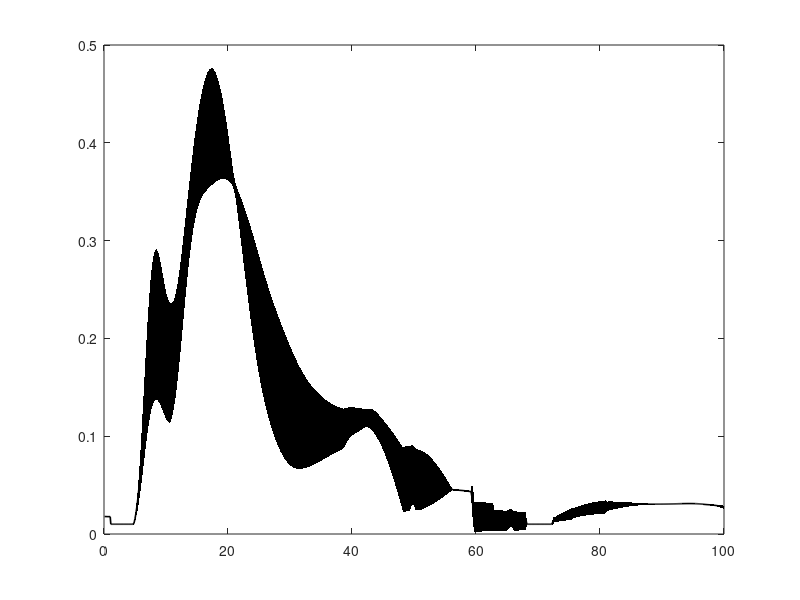

MATLAB code for this plot: (Note: this script raises an error after producing the figure.)
%% AML-Reflex Model Project
% Authors:
% Gaia Carparelli
% Marion Claudet
clc;
clear all;
close all;
%% Run simulation
% Uncomment only if your really want to re-do the simulation!
%init();

% After running init simulation
%struct_mRFX = mRFX;
%save('struct_mRFX.mat','struct_mRFX'); % to use it later

%% If you have not re-run the init simulation already

load('struct_mRFX.mat');

%% Extract heel off indices (to split into gait cycles

indices_stance_left = find(struct_mRFX.LStance == 1);
indices_stance_right = find(struct_mRFX.RStance == 1);

HS_left = [];
HS_right = [];

% For the left foot
for i = 1:length(indices_stance_left)-1
    
    if (indices_stance_left(i+1) - indices_stance_left(i) > 1)
        HS_left = [HS_left, indices_stance_left(i+1)];
    end
end
% For the right foot
for i = 1:length(indices_stance_right)-1
    if (indices_stance_right(i+1) - indices_stance_right(i) > 1)
        HS_right = [HS_right, indices_stance_right(i+1)];
    end
end
%% Extract the muscles activities
muscles = {'MuscleGLU','MuscleHF','MuscleHAM','MuscleVAS','MuscleGAS','MuscleSOL','MuscleTA'};
% Left foot
for muscle = 1: length(muscles)
    struct_muscles.left.whole.(muscles{muscle}) = struct_mRFX.(['L' (muscles{muscle})]);
end

for i = 1:length(HS_left)-1
    for muscle = 1: length(muscles)
        old_activity = struct_muscles.left.whole.(muscles{muscle});
        struct_muscles.left.parsed.(muscles{muscle}){i}= old_activity(HS_left(i):HS_left(i+1));
        
    end
end

% Right foot

for muscle = 1: length(muscles)
    struct_muscles.right.whole.(muscles{muscle}) = struct_mRFX.(['R' (muscles{muscle})]);
end

for i = 1:length(HS_right)-1
    for muscle = 1: length(muscles)
        old_activity = struct_muscles.right.whole.(muscles{muscle});
        struct_muscles.right.parsed.(muscles{muscle}){i} = old_activity(HS_right(i):HS_right(i+1));
    end
end


%% Extract joint angles and joint torques per stride

% Extracting angles
angles = {'AnkleAngle','KneeAngle','HipAngle'};

% Left foot
for angle = 1: length(angles)
    struct_angles.left.whole.(angles{angle}) = struct_mRFX.(['L' (angles{angle})]);
end
for i = 1:length(HS_left)-1
    for angle = 1: length(angles)
        old_activity = struct_angles.left.whole.(angles{angle});
        struct_angles.left.parsed.(angles{angle}){i}= old_activity(HS_left(i):HS_left(i+1));
        
    end
end

% Right foot
for angle = 1: length(angles)
    struct_angles.right.whole.(angles{angle}) = struct_mRFX.(['R' (angles{angle})]);
end
for i = 1:length(HS_right)-1
    for angle = 1: length(angles)
        old_activity = struct_angles.right.whole.(angles{angle});
        struct_angles.right.parsed.(angles{angle}){i}= old_activity(HS_right(i):HS_right(i+1));
        
    end
end
% Extracting torques
torques = {'AnkleTorque','KneeTorque','HipTorque'};

for torque = 1: length(torques)
    struct_torques.left.whole.(torques{torque}) = struct_mRFX.(['L' (torques{torque})]);
end
for i = 1:length(HS_left)-1
    for torque  = 1: length(torques)
        old_activity = struct_torques.left.whole.(torques{torque});
        struct_torques.left.parsed.(torques{torque}){i}= old_activity(HS_left(i):HS_left(i+1));
        
    end
end

% Right foot
for torque  = 1: length(torques)
    struct_torques.right.whole.(torques{torque}) = struct_mRFX.(['R' (torques{torque})]);
end
for i = 1:length(HS_right)-1
    for torque = 1: length(torques)
        old_activity = struct_torques.right.whole.(torques{torque});
        struct_torques.right.parsed.(torques{torque}){i}= old_activity(HS_right(i):HS_right(i+1));
        
    end
end

%% Muscles activity-interpolation
nbr_points = 1000; % for interpolation
% Right foot
for i = 1:length(HS_right)-1
    for muscle = 1: length(muscles)
        current_signal = struct_muscles.right.parsed.(muscles{muscle}){i};
        interpolated_signal = interp1(1:1:length(current_signal),current_signal,1:1:nbr_points,'nearest');
        interpolated_signal_per.right.(muscles{muscle}){i} = interpolated_signal;
    end
end
% Left foot
for i = 1:length(HS_left)-1
    for muscle = 1: length(muscles)
        current_signal = struct_muscles.left.parsed.(muscles{muscle}){i};
        interpolated_signal= interp1(1:1:length(current_signal),current_signal,1:1:nbr_points,'nearest');
        interpolated_signal_per.left.(muscles{muscle}){i} = interpolated_signal;
    end
end

% Meand and std
% Right
for i = 1:length(HS_right)-1
    for muscle = 1:length(muscles)
        muscles_matrix_right.(muscles{muscle})(i,:) = interpolated_signal_per.right.(muscles{muscle}){i};
    end
end
for muscle = 1:length(muscles)
    mean_muscles_right.(muscles{muscle}) = mean(muscles_matrix_right.(muscles{muscle}));
    std_muscles_right.(muscles{muscle}) = std(muscles_matrix_right.(muscles{muscle}));
end
% Left
for i = 1:length(HS_left)-1
    for muscle = 1:length(muscles)
        muscles_matrix_left.(muscles{muscle})(i,:) = interpolated_signal_per.left.(muscles{muscle}){i};
    end
end
for muscle = 1:length(muscles)
    mean_muscles_left.(muscles{muscle}) = mean(muscles_matrix_left.(muscles{muscle}));
    std_muscles_left.(muscles{muscle}) = std(muscles_matrix_left.(muscles{muscle}));
end

%% Plotting Muscles
for muscle = 1: length(muscles)
    indices_right = 1:1:length(mean_muscles_right.(muscles{muscle}));
    indices_right = (indices_right/nbr_points)*100;
    figure;
    plot(indices_right,mean_muscles_right.(muscles{muscle}),'k','LineWidth',1.2);
    fill_x = [indices_right,fliplr(indices_right)];
    fill_y = [mean_muscles_right.(muscles{muscle}) - std_muscles_right.(muscles{muscle}),fliplr((mean_muscles_right.(muscles{muscle}) + std_muscles_right.(muscles{muscle})))];
    patch(fill_x,fill_y,'k','EdgeColor','none');
    alpha(.1)
    hold on;
    indices_left = 1:1:length(mean_muscles_left.(muscles{muscle}));
    indices_left = (indices_left/nbr_points)*100;
    plot(indices_left,mean_muscles_left.(muscles{muscle}),'b','LineWidth',1.2);
    fill_x = [indices_left,fliplr(indices_left)];
    fill_y = [mean_muscles_left.(muscles{muscle}) - std_muscles_left.(muscles{muscle}),fliplr((mean_muscles_left.(muscles{muscle}) + std_muscles_left.(muscles{muscle})))];
    patch(fill_x,fill_y,'b','EdgeColor','none');
    alpha(.1)
    
    ax = gca;
    ax.FontSize = 40;
    axis([0 100 0 1])
    xlabel('% Stride');
    ylabel('Activity');
    legend('Average right muscle','Std right muscle','Average left muscle','Std left muscle');
    title({'Average activity for ',num2str(muscles{muscle})});
    set(gcf,'Position',[0 0 1600 800]);
    saveas(gcf,['Activity', num2str(muscles{muscle})],'png');
end
%% Angles-interpolation
% Right foot
for i = 1:length(HS_right)-1
    for angle = 1: length(angles)
        current_signal = struct_angles.right.parsed.(angles{angle}){i};
        interpolated_signal = interp1(1:1:length(current_signal),current_signal,1:1:nbr_points,'nearest');
        interpolated_signal_per.right.(angles{angle}){i} = 180- rad2deg(interpolated_signal);
    end
end
% Left foot
for i = 1:length(HS_left)-1
    for angle = 1: length(angles)
        current_signal = struct_angles.left.parsed.(angles{angle}){i};
        interpolated_signal = interp1(1:1:length(current_signal),current_signal,1:1:nbr_points,'nearest');
        interpolated_signal_per.left.(angles{angle}){i} = 180 - rad2deg(interpolated_signal);
    end
end
% Meand and std
% Right
for i = 1:length(HS_right)-1
    for angle = 1: length(angles)
        angles_matrix_right.(angles{angle})(i,:) = interpolated_signal_per.right.(angles{angle}){i};
    end
end
for angle = 1: length(angles)
    mean_angles_right.(angles{angle}) = mean(angles_matrix_right.(angles{angle}));
    std_angles_right.(angles{angle}) = std(angles_matrix_right.(angles{angle}));
end
% Left
for i = 1:length(HS_left)-1
    for angle = 1: length(angles)
        angles_matrix_left.(angles{angle})(i,:) = interpolated_signal_per.left.(angles{angle}){i};
    end
end
for angle = 1: length(angles)
    mean_angles_left.(angles{angle}) = mean(angles_matrix_left.(angles{angle}));
    std_angles_left.(angles{angle}) = std(angles_matrix_left.(angles{angle}));
end
%% Plotting angles
for angle = 1: length(angles)
    indices_right = 1:1:length(mean_angles_right.(angles{angle}));
    indices_right = (indices_right/nbr_points)*100;
    figure;
    plot(indices_right,mean_angles_right.(angles{angle}),'k','LineWidth',1.2);
    fill_x = [indices_right,fliplr(indices_right)];
    fill_y = [mean_angles_right.(angles{angle}) - std_angles_right.(angles{angle}),fliplr((mean_angles_right.(angles{angle}) + std_angles_right.(angles{angle})))];
    patch(fill_x,fill_y,'k','EdgeColor','none');
    alpha(.1)
    hold on;
    indices_left = 1:1:length(mean_angles_left.(angles{angle}));
    indices_left = (indices_left/nbr_points)*100;
    plot(indices_left,mean_angles_left.(angles{angle}),'b','LineWidth',1.2);
    fill_x = [indices_left,fliplr(indices_left)];
    fill_y = [mean_angles_left.(angles{angle}) - std_angles_left.(angles{angle}),fliplr((mean_angles_left.(angles{angle}) + std_angles_left.(angles{angle})))];
    patch(fill_x,fill_y,'b','EdgeColor','none');
    alpha(.1)
    ax = gca;
    ax.FontSize = 40;
    
    xlabel('% Stride');
    ylabel('Degrees');
    title({'Average activity for',num2str(angles{angle})});
    legend('Average right angle','Std right angle','Average left angle','Std left angle','Location','Best');
    set(gcf,'Position',[0 0 1600 800]);
    saveas(gcf,['Activity', num2str(angles{angle})],'png');
end

%% Torques-interpolation
% Right foot
for i = 1:length(HS_right)-1
    for torque= 1: length(torques)
        current_signal = struct_torques.right.parsed.(torques{torque}){i};
        interpolated_signal = interp1(1:1:length(current_signal),current_signal,1:1:nbr_points,'nearest');
        interpolated_signal_per.right.(torques{torque}){i} = interpolated_signal; % to have gait cycles
    end
end
% Left foot
for i = 1:length(HS_left)-1
    for torque= 1: length(torques)
        current_signal = struct_torques.left.parsed.(torques{torque}){i};
        interpolated_signal = interp1(1:1:length(current_signal),current_signal,1:1:nbr_points,'nearest');
        interpolated_signal_per.left.(torques{torque}){i} = interpolated_signal ; % to have gait cycles
    end
end
% Meand and std
% Right
for i = 1:length(HS_right)-1
    for torque= 1: length(torques)
        torques_matrix_right.(torques{torque})(i,:) = interpolated_signal_per.right.(torques{torque}){i};
    end
end
for torque= 1: length(torques)
    mean_torques_right.(torques{torque}) = mean(torques_matrix_right.(torques{torque}));
    std_torques_right.(torques{torque}) = std(torques_matrix_right.(torques{torque}));
end
% Left
for i = 1:length(HS_left)-1
    for torque= 1: length(torques)
        torques_matrix_left.(torques{torque})(i,:) = interpolated_signal_per.left.(torques{torque}){i};
    end
end
for torque= 1: length(torques)
    mean_torques_left.(torques{torque}) = mean(torques_matrix_left.(torques{torque}));
    std_torques_left.(torques{torque}) = std(torques_matrix_left.(torques{torque}));
end

%% Plotting
for torque= 1: length(torques)
    indices_right = 1:1:length(mean_torques_right.(torques{torque}));
    indices_right = (indices_right/nbr_points)*100;
    figure;
    plot(indices_right,mean_torques_right.(torques{torque}),'k','LineWidth',1.2);
    fill_x = [indices_right,fliplr(indices_right)];
    fill_y = [mean_torques_right.(torques{torque}) - std_torques_right.(torques{torque}),fliplr((mean_torques_right.(torques{torque}) + std_torques_right.(torques{torque})))];
    patch(fill_x,fill_y,'k','EdgeColor','none');
    alpha(.1)
    hold on;
    indices_left = 1:1:length(mean_torques_left.(torques{torque}));
    indices_left = (indices_left/nbr_points)*100;
    plot(indices_left,mean_torques_left.(torques{torque}),'b','LineWidth',1.2);
    fill_x = [indices_left,fliplr(indices_left)];
    fill_y = [mean_torques_left.(torques{torque}) - std_torques_left.(torques{torque}),fliplr((mean_torques_left.(torques{torque}) + std_torques_left.(torques{torque})))];
    patch(fill_x,fill_y,'b','EdgeColor','none');
    alpha(.1)
    ax = gca;
    ax.FontSize = 40;
    xlabel('% Stride');
    ylabel('Torque');
    title({'Average activity for ',num2str(torques{torque})});
    legend('Average right torque','Std right torque','Average left torque','Std left torque');
    set(gcf,'Position',[0 0 1600 800]);
    saveas(gcf,['Activity', num2str(torques{torque})],'png');
end






